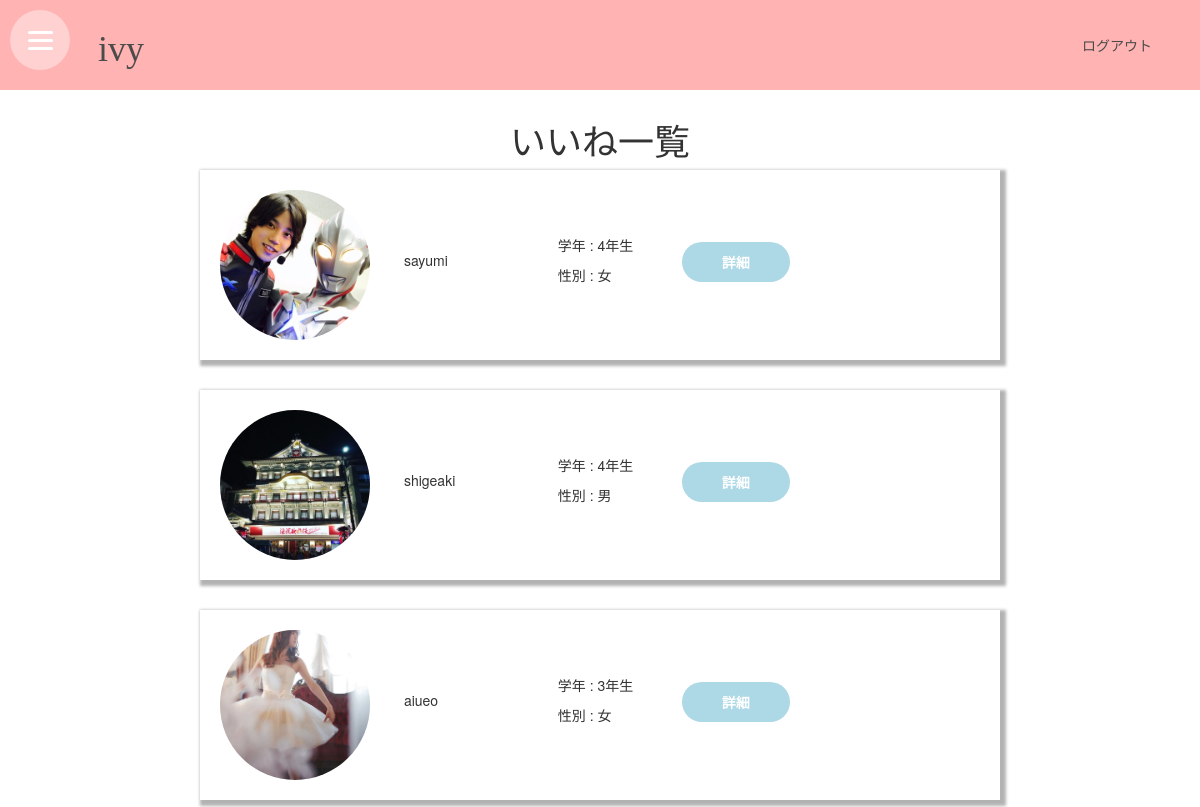
Page /1/Heart_list (signed in) on the committed database.
### myApp/models.py (models this page shows, shortened)
class Heart(models.Model):
   login_user = models.ForeignKey(login,on_delete=models.CASCADE, related_name='login_user')
   heart_user = models.ForeignKey(login,on_delete=models.CASCADE, related_name='heart_user')
   heart_check = models.BooleanField(default=False)

class login(models.Model):
   user = models.OneToOneField(User, on_delete=models.CASCADE)
   picture = models.ImageField(upload_to='images/', default='images/initial.jpeg')
   last_name = models.CharField(max_length=100) #自分の名前（本名)
   first_name = models.CharField(max_length=100)
   birth = models.CharField(max_length=8) #生年月日
   school_name = models.CharField(max_length=50) #大学名
   school_major = models.CharField(max_length=1, choices=[('1','文系（教育、美術、言語、文学、音楽、心理学）'),('2', '社会・法学系（国際、法律、政治、社会学）'),('3','会計学・ビジネス・経済学・財政学・マーケティング・貿易'), ('4','科学（農業、コンピュータ・サイエンス、数学、物理学、統計学）'),('5','保険・医療（医学、看護、薬学、公衆衛生）'),('6','工学・建築'),('7','その他')]) #専攻
   school_grade = models.CharField(max_length=1, choices=[('1','1年生'),('2', '2年生'),('3','3年生'), ('4','4年生'),('5','大学院生')]) #学年
   sexuality = models.CharField(max_length=5, choices=[('男','男'),('女', '女'),('その他','その他')])#性別
   insta_ID = models.CharField(max_length=50, null=True, blank=True) #インスタのアカウント名
   twitter_ID = models.CharField(max_length=50, null=True, blank=True) #Twitterのアカウント名
   SNS_name1 = models.CharField(max_length=50, null=True, blank=True) #その他SNSの種類
   SNS_ID1 = models.CharField(max_length=50, null=True, blank=True) #その他SNSのアカウント名
   SNS_name2 = models.CharField(max_length=50, null=True, blank=True) #その他SNSの種類
   SNS_ID2 = models.CharField(max_length=50, null=True, blank=True) #その他SNSのアカウント名
   def __str__(self):
        return self.user.username

### myApp/views.py (the view)
# urls.py: path('<int:id>/Heart_list', views.Heart_list, name='Heart_list'),
def Heart_list(request, id):
    userinfo = get_object_or_404(login, pk=id)
    userdetail = Heart.objects.filter(login_user=userinfo)
    global user_pass
    user_pass = request.session['userpass']
    global user_username
    user_username = request.session['user_user_name']
    user = authenticate(username=user_username, password=user_pass)
    login(request, user)
    context = {
        'userinfo':userinfo,
        'userdetail':userdetail,
        'user':user,
    }
    return render(request, 'myApp/Heart_list.html', context)

### myApp/templates/myApp/Heart_list.html (shortened to what this page needs)
{% extends 'myApp/base_user.html' %}
{% load static %}
{% block content %}
<h1>いいね一覧</h1>
{% for heart in userdetail %}
<div class="My-content">
  <img src="/media/{{ heart.heart_user.picture }}" width="25%" height="25%" class="icon-image">
  <div class="My-box">
    <p>{{ heart.heart_user }}</p>
  </div>
  <div class="My-box">
    <p id="{{ heart.heart_user }}good"></p>
    <p>性別 : {{ heart.heart_user.sexuality }}</p>
  </div>
  <div class="My-box-btn">
    <a href="{% url 'Mypage' heart.heart_user.id %}" class="btn-user">詳細</a>
  </div>
</div>
{% endfor %}
{% endblock %}

### myApp/static/css/topScreenStyle.css (style rules this page uses)
body { margin: 0px; padding-left: 0px; padding-top: 100px; line-height: normal; }
a { text-decoration: none; color: #4b4b4b; }
h1 { text-align: center; }
.My-content { padding: 20px; width: 800px; margin-left: auto; margin-right: auto; margin-bottom: 30px; box-shadow: 3px 3px 3px 3px rgba(0, 0, 0, 0.3); }
.My-box { display: inline-block; width: 150px; padding-left: 30px; vertical-align: middle; }
.My-box-btn { display: inline-block; width: 200px; padding-left: 30px 0; }
.btn-user,a.btn-user { color: #fff; background-color: #add8e6; font-weight: 700; line-height: 1.5; padding: 1rem 4rem; cursor: pointer; border-radius: 25vh; text-decoration: none; }
.icon-image { width:150px; height:150px; object-fit:cover; border-radius:50%; }
.My-box-btn { display: inline-block; width:200px; margin:30px 0; }

### rows in the picture
Heart: heart_user.picture (picture), heart_user "sayumi", heart_user.sexuality "女"
Heart: heart_user.picture (picture), heart_user "shigeaki", heart_user.sexuality "男"
Heart: heart_user.picture (picture), heart_user "aiueo", heart_user.sexuality "女"
